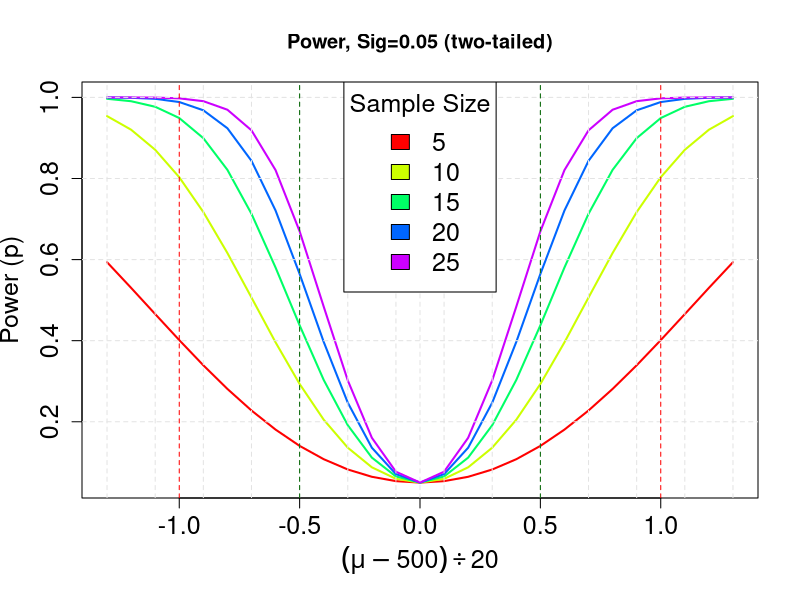

Recreate this plot in R.
# Plot sample size curves for detecting correlations of
# various sizes.
# http://www.statmethods.net/stats/power.html
library(pwr)

# range of correlations
#r <- seq(0.1,1.0,0.1)
r <- seq(-1.3,1.3,0.1)
nr <- length(r)

# power values
#n <- seq(20,45,5)
n <- seq(5,25,5)
np <- length(n)

# obtain sample sizes
samsize <- array(numeric(nr*np), dim=c(nr,np))
for (i in 1:np){
  for (j in 1:nr){
    result <- pwr.t.test(n = n[i], d = r[j],
                         sig.level = .05, power = NULL,
                         alternative = "two.sided",type="one")
    samsize[j,i] <- round(result$power,4)
  }
}
# http://astrostatistics.psu.edu/su07/R/html/grDevices/html/plotmath.html
# set up graph
xrange <- range(r)
yrange <- range(samsize)
colors <- rainbow(length(n))
setwd("C:/Users/zo95yup/Documents/GitHub/StatII_Soziologie_Jena/Indukt_Stat/Talk3")
#pdf("power4.pdf")
pdf("power3.pdf")
plot(xrange, yrange, type="n",
     xlab=expression(delta= (mu-500) %/% 20),
     ylab="Power (p)" ,cex.lab=1.5,cex.axis=1.5,cex.main=1.5)

# add power curves
for (i in 1:np){
  lines(r, samsize[,i], type="l", lwd=2, col=colors[i])
}

# add annotation (grid lines, title, legend)
abline(v=0, h=seq(0,yrange[2],0.2), lty=2, col="grey89")
abline(h=0, v=seq(xrange[1],xrange[2],.2), lty=2,
       col="grey89")
abline(v=-1, col="red", lty=2)
abline(v=1, col="red", lty=2)
abline(v=-0.5, col="darkgreen", lty=2)
abline(v=0.5, col="darkgreen", lty=2)
title("Power, Sig=0.05 (two-tailed)",cex=1.5)
legend("top", title="Sample Size", as.character(n),
       fill=colors,cex=1.5)
dev.off()

# pwr.t.test(n = 20, d = 10,
#            sig.level = .05, power = NULL,
#            alternative = "two.sided",type="one.sample")
# 
# pwr.t.test(d=d,n=40,sig.level=0.05,type="paired",alternative="two.sided")
